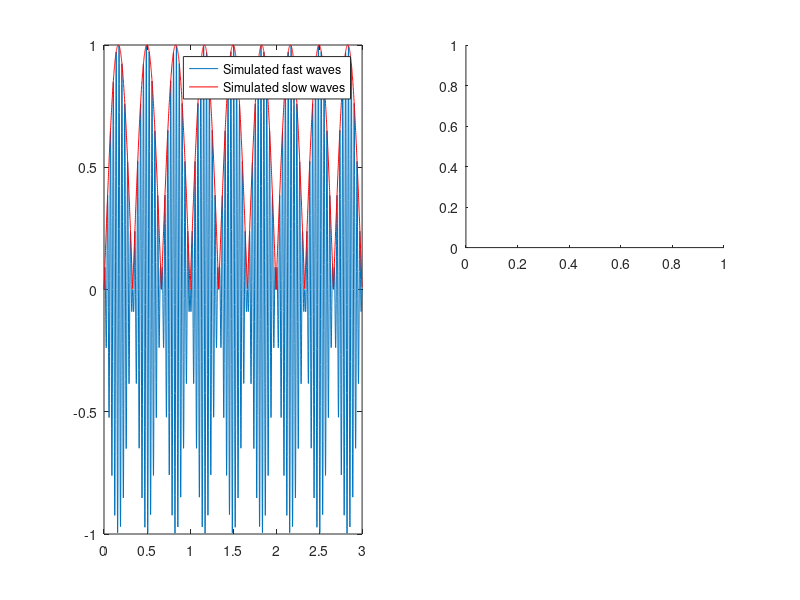

MATLAB code for this plot: (Note: this script raises an error after producing the figure.)
%%%%%%%%%%%%%%%%%%%%%%%%%%%%%%%%%%%%%%%%%%%%%%%%%%%%%%%%%%%%%%%%%%%%%%%%%%%%%%%%%%%%%%%%%%%%
% The author of the code is Sanket S Houde working under Dr.Pragathi
% Balasubramani at Department of Cognitive Sciences, IIT Kanpur. You can
% reach me or Dr. Pragathi via our email IDs. 
% Sanket S Houde - sankethoude@gmail.com
% Dr. Pragathi Balasubramani - pbalasub@iitk.ac.in
%%%%%%%%%%%%%%%%%%%%%%%%%%%%%%%%%%%%%%%%%%%%%%%%%%%%%%%%%%%%%%%%%%%%%%%%%%%%%%%%%%%%%%%%%%%%%

%%%%%%%%%%%%%%%%%%%%%%%%%%%%%%%%%%%%%%%%%%%%%%%%%%%%%%%%%%%%%%%%%%%%%%%%%%%%%%%%%%%%%%%%%%%%
% This creates two synthetic signals : high frequency representing EEG waves and low frequency
% waves representing EGG waves. Then the phase amplitude coupling is calculated between the two 
% waves. You are better off using the applet. This is to give an inner
% working of the app.
% Reference : https://www.sciencedirect.com/science/article/pii/S0165027011004730?via%3Dihub
%%%%%%%%%%%%%%%%%%%%%%%%%%%%%%%%%%%%%%%%%%%%%%%%%%%%%%%%%%%%%%%%%%%%%%%%%%%%%%%%%%%%%%%%%%%%%%

%% Adding important folders to path 
addpath(genpath('C:\Users\sanke\Downloads\PD_EEG_EGG\PACT-master'));

%% Creating EEG and EGG synthetic waves 

%%Time specifications:
Fs = 1000;                   % samples per second
dt = 1/Fs;                   % seconds per sample
StopTime = 3;             % seconds
t = (0:dt:StopTime-dt)';     % seconds


%%Slow wave

% parameters : 1) intermediate PAC : vertical_shift = 0.5, horizontal_shift = pi/3, 
% Amp = 0.5, Second slow_waves_egg expression
% 2) High PAC : vertical_shift = 0 , horizontal_shift = pi/2 , Amp=1, first slow_waves_egg
% expression
% 3) Low PAC : vertical_shift = 0, horizontal_shift = pi, Amp = 0.5 , second slow_waves_egg
% expression

%%%%%% Creation of slow EGG waves
Fc = 1.5; % hertz
Amp = 1;
horizontal_shift = pi/2;
vertical_shift = 0;
slow_waves_egg = abs(Amp*cos(2*pi*Fc*t + horizontal_shift))- vertical_shift; %first slow_waves_egg expression
%slow_waves_egg = Amp*cos(2*pi*Fc*t + horizontal_shift) + vertical_shift; %second slow_waves_egg expression

slow_sim = (slow_waves_egg);
%%%%%%%

%%%%%%%%% Creation of fast EEG waves

% Slow wave for mixing
Fc = 1.5;  % hertz
Amp = 1;
phaseAng = pi/2;
slow_waves = Amp*cos(2*pi*Fc*t + phaseAng);

% Fast wave:
Fc = 30;  % hertz
Amp = 1;
phaseAng = pi/2;
high_waves = Amp*cos(2*pi*Fc*t + phaseAng);

fast_sim = (slow_waves.*high_waves);
%%%%%%%%%%%%



%% Calculating PAC

eegH = hilbert(fast_sim);
eggH = hilbert(slow_sim);

eeg_amp = abs(eegH);
egg_phase = angle(eggH);
eeg_egg_coupled_signal = eeg_amp.*exp(1i*egg_phase);

percentile_threshold = prctile(eeg_amp, 95);
indices_top_5_percentile = find(eeg_amp >= percentile_threshold);

%Overall PAC
pac_numerator = abs(sum(eeg_egg_coupled_signal));
pac_denominator = sqrt(sum(eeg_amp.*eeg_amp))*sqrt(length(high_waves));
pac_overall = pac_numerator/pac_denominator;

%Top 5%ile PAC
pac_numerator = abs(sum(eeg_egg_coupled_signal(indices_top_5_percentile)));
pac_denominator = sqrt(sum(eeg_amp(indices_top_5_percentile).*eeg_amp(indices_top_5_percentile)))*sqrt(length(high_waves(indices_top_5_percentile)));
pac_top5percentile = pac_numerator/pac_denominator;


%% Creating the plots for PAC

phase = angle(eeg_egg_coupled_signal);
magnitude = abs(eeg_egg_coupled_signal);
angle_PAC = angle(sum(eeg_egg_coupled_signal));
denom = sqrt((eeg_amp.*eeg_amp));
magnitude = abs(eeg_egg_coupled_signal)./denom;

% Plotting the time domain signals
figure;
subplot(121)
plot(t,fast_sim);hold on;
plot(t,slow_sim,'r');hold off;
legend({'Simulated fast waves','Simulated slow waves'})

% Creating a polar plot
subplot(222)
nbins = 49;
circ_plot(phase,'hist',[], nbins,false,true); %'linewidth',0.001)

% Creating figure for power envelope of fast signal and time domain signal
% of slow signal 
subplot(224)
plot(slow_sim,'b--'); hold on;
plot(eeg_amp,'r');
legend({'Slow wave','Power envelope of fast wave'})
sgtitle(append('PAC : ',num2str(pac_overall)))

%% Reserve

%figure;plot(egg_phase,'b');hold on;
%plot(eeg_amp,'r');hold off;

%figure;
%polarplot([repelem(0,length(phase)); phase'], ...
%    [repelem(0,length(phase));magnitude'],'b'); hold on;
%polarplot([0;angle_PAC],[0;pac_overall],'r','LineWidth',3);
%legend({'Vectors',repmat({''},length(phase)-1),'Mean Vector Length'})
